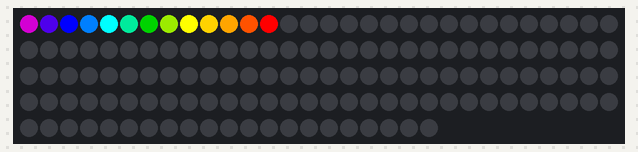
This sketch was run on a simulated Arduino Uno, built with avr-gcc and run on an emulated ATmega328P. Shown: 141 RGB LEDs in strip order, left to right, continuing on the next row.

Above: at 12.0 s.

The sketch:

TapeLED.ino
```cpp
#include <FastLED.h>

#define NUM_LEDS 141
#define DATA_PIN 9
#define CLOCK_PIN 13
#define COLOR_MAX 14

CRGB leds[NUM_LEDS];
int rgb [COLOR_MAX][3] = {
  { 255, 0, 0 },  // Red
  { 255, 82, 0 },
  { 255, 165, 0 }, // Orange
  { 255, 210, 0 },
  { 255, 255, 0 }, // Yellow
  { 127, 191, 0 },
  { 0, 127, 0 },  // Green
  { 0, 192, 127 },
  { 0, 255, 255 }, // Aqua
  { 0, 127, 255 },
  { 0, 0, 255 }, // Blue
  { 63, 0, 191 },
  { 127, 0, 127 }, // Purple
  { 191, 0, 63 }
};

void setup() {
  FastLED.addLeds<NEOPIXEL, DATA_PIN>(leds, NUM_LEDS);
}

void loop() {
  for (int i = 0; i < NUM_LEDS; i++) {
    for ( int j = 0; j < COLOR_MAX; j++ ) {
      int c = COLOR_MAX-j-1;
      int l = (i + j) % NUM_LEDS;;
      leds[l] = CRGB( rgb[c][0], rgb[c][1], rgb[c][2]);
      FastLED.show();
    }
    leds[i] = CRGB( 0, 0, 0);
    FastLED.show();
  }
}
```
